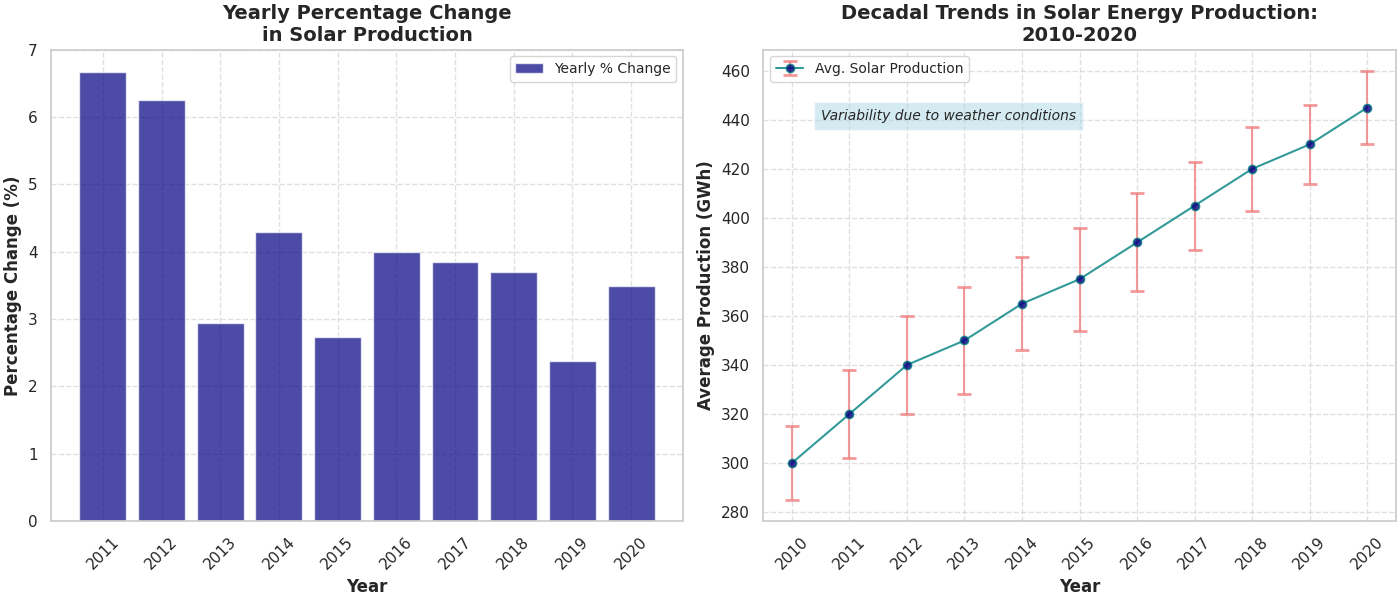

The script that drew this image:
import matplotlib.pyplot as plt
import numpy as np

years = np.arange(2010, 2021)
average_production = np.array([300, 320, 340, 350, 365, 375, 390, 405, 420, 430, 445])
error = np.array([15, 18, 20, 22, 19, 21, 20, 18, 17, 16, 15])

percent_change = np.diff(average_production) / average_production[:-1] * 100

fig, axs = plt.subplots(1, 2, figsize=(14, 6), constrained_layout=True)

# Swapped positions: Bar chart is now axs[0] and Line chart is now axs[1]

# First subplot (now): Bar chart showing percentage change
axs[0].bar(years[1:], percent_change, color='navy', alpha=0.7, label='Yearly % Change')
axs[0].set_title('Yearly Percentage Change\nin Solar Production', fontsize=14, fontweight='bold')
axs[0].set_xlabel('Year', fontsize=12, fontweight='bold')
axs[0].set_ylabel('Percentage Change (%)', fontsize=12, fontweight='bold')
axs[0].set_xticks(years[1:])
axs[0].set_xticklabels(years[1:], rotation=45)
axs[0].grid(True, linestyle='--', alpha=0.6)
axs[0].legend(loc='upper right', fontsize=10)

# Second subplot (now): Line chart with error bars
axs[1].errorbar(
    years, average_production, yerr=error, fmt='-o', color='teal', ecolor='lightcoral',
    linestyle='-', capsize=5, capthick=2, markerfacecolor='navy', alpha=0.8, label='Avg. Solar Production'
)
axs[1].set_title('Decadal Trends in Solar Energy Production:\n2010-2020', fontsize=14, fontweight='bold')
axs[1].set_xlabel('Year', fontsize=12, fontweight='bold')
axs[1].set_ylabel('Average Production (GWh)', fontsize=12, fontweight='bold')
axs[1].set_xticks(years)
axs[1].set_xticklabels(years, rotation=45)
axs[1].set_yticks(np.arange(280, 470, 20))
axs[1].grid(True, linestyle='--', alpha=0.6)
axs[1].legend(loc='upper left', fontsize=10)
axs[1].text(2010.5, 440, 'Variability due to weather conditions', fontsize=10, style='italic', bbox={'facecolor': 'lightblue', 'alpha': 0.5, 'pad': 5})

plt.show()
